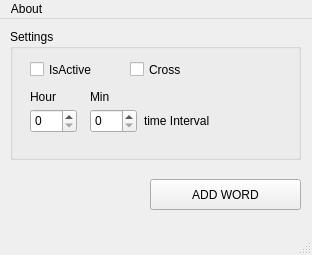
<?xml version="1.0" encoding="UTF-8"?>
<ui version="4.0">
 <class>MainWindow</class>
 <widget class="QMainWindow" name="MainWindow">
  <property name="geometry">
   <rect>
    <x>0</x>
    <y>0</y>
    <width>312</width>
    <height>255</height>
   </rect>
  </property>
  <property name="windowTitle">
   <string>MainWindow</string>
  </property>
  <widget class="QWidget" name="centralWidget">
   <widget class="QGroupBox" name="groupBox">
    <property name="geometry">
     <rect>
      <x>10</x>
      <y>10</y>
      <width>291</width>
      <height>131</height>
     </rect>
    </property>
    <property name="title">
     <string>Settings</string>
    </property>
    <widget class="QCheckBox" name="checkBoxIsActive">
     <property name="geometry">
      <rect>
       <x>20</x>
       <y>30</y>
       <width>85</width>
       <height>21</height>
      </rect>
     </property>
     <property name="text">
      <string>IsActive</string>
     </property>
    </widget>
    <widget class="QSpinBox" name="spinBoxHour">
     <property name="geometry">
      <rect>
       <x>20</x>
       <y>80</y>
       <width>47</width>
       <height>24</height>
      </rect>
     </property>
     <property name="maximum">
      <number>24</number>
     </property>
    </widget>
    <widget class="QSpinBox" name="spinBoxMinute">
     <property name="geometry">
      <rect>
       <x>80</x>
       <y>80</y>
       <width>47</width>
       <height>24</height>
      </rect>
     </property>
     <property name="maximum">
      <number>59</number>
     </property>
    </widget>
    <widget class="QLabel" name="label">
     <property name="geometry">
      <rect>
       <x>20</x>
       <y>60</y>
       <width>41</width>
       <height>16</height>
      </rect>
     </property>
     <property name="text">
      <string>Hour</string>
     </property>
    </widget>
    <widget class="QLabel" name="label_2">
     <property name="geometry">
      <rect>
       <x>80</x>
       <y>60</y>
       <width>31</width>
       <height>16</height>
      </rect>
     </property>
     <property name="text">
      <string>Min</string>
     </property>
    </widget>
    <widget class="QLabel" name="label_3">
     <property name="geometry">
      <rect>
       <x>134</x>
       <y>84</y>
       <width>101</width>
       <height>16</height>
      </rect>
     </property>
     <property name="text">
      <string>time Interval</string>
     </property>
    </widget>
    <widget class="QCheckBox" name="checkBoxCross">
     <property name="geometry">
      <rect>
       <x>120</x>
       <y>30</y>
       <width>85</width>
       <height>21</height>
      </rect>
     </property>
     <property name="text">
      <string>Cross</string>
     </property>
    </widget>
   </widget>
   <widget class="QPushButton" name="pushButtonAddWord">
    <property name="geometry">
     <rect>
      <x>150</x>
      <y>160</y>
      <width>151</width>
      <height>31</height>
     </rect>
    </property>
    <property name="text">
     <string>ADD WORD</string>
    </property>
   </widget>
  </widget>
  <widget class="QMenuBar" name="menuBar">
   <property name="geometry">
    <rect>
     <x>0</x>
     <y>0</y>
     <width>312</width>
     <height>20</height>
    </rect>
   </property>
   <widget class="QMenu" name="menuAbout">
    <property name="title">
     <string>About</string>
    </property>
   </widget>
   <addaction name="menuAbout"/>
  </widget>
  <widget class="QStatusBar" name="statusBar"/>
 </widget>
 <layoutdefault spacing="6" margin="11"/>
 <resources/>
 <connections/>
</ui>
